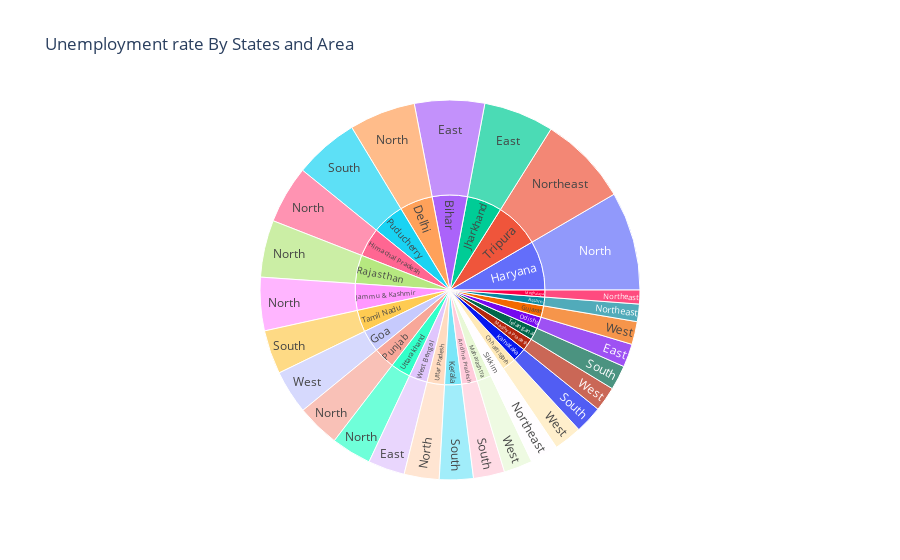

Here is the notebook cell this chart was saved with:
### Markdown cell above
# sunburst visuliazation

### Code cell
plot_2=px.sunburst(spl_2,path=['States','Area'],values='Unemployment Rate',title='Unemployment rate By States and Area')
plot_2.show()

### Figure 1 — Plotly figure (JSON) as saved in the notebook; plotly's stock layout.template omitted (floating-point values rounded to 4 significant figures)
{"data": [{"branchvalues": "total", "domain": {"x": [0, 1], "y": [0, 1]}, "hovertemplate": "labels=%{label}<br>Unemployment Rate=%{value}<br>parent=%{parent}<br>id=%{id}<extra></extra>", "ids": ["Bihar/East", "Jharkhand/East", "Odisha/East", "West Bengal/East", "Delhi/North", "Haryana/North", "Himachal Pradesh/North", "Jammu & Kashmir/North", "Punjab/North", "Rajasthan/North", "Uttar Pradesh/North", "Uttarakhand/North", "Assam/Northeast", "Meghalaya/Northeast", "Sikkim/Northeast", "Tripura/Northeast", "Andhra Pradesh/South", "Karnataka/South", "Kerala/South", "Puducherry/South", "Tamil Nadu/South", "Telangana/South", "Chhattisgarh/West", "Goa/West", "Gujarat/West", "Madhya Pradesh/West", "Maharashtra/West", "Andhra Pradesh", "Assam", "Bihar", "Chhattisgarh", "Delhi", "Goa", "Gujarat", "Haryana", "Himachal Pradesh", "Jammu & Kashmir", "Jharkhand", "Karnataka", "Kerala", "Madhya Pradesh", "Maharashtra", "Meghalaya", "Odisha", "Puducherry", "Punjab", "Rajasthan", "Sikkim", "Tamil Nadu", "Telangana", "Tripura", "Uttar Pradesh", "Uttarakhand", "West Bengal"], "labels": ["East", "East", "East", "East", "North", "North", "North", "North", "North", "North", "North", "North", "Northeast", "Northeast", "Northeast", "Northeast", "South", "South", "South", "South", "South", "South", "West", "West", "West", "West", "West", "Andhra Pradesh", "Assam", "Bihar", "Chhattisgarh", "Delhi", "Goa", "Gujarat", "Haryana", "Himachal Pradesh", "Jammu & Kashmir", "Jharkhand", "Karnataka", "Kerala", "Madhya Pradesh", "Maharashtra", "Meghalaya", "Odisha", "Puducherry", "Punjab", "Rajasthan", "Sikkim", "Tamil Nadu", "Telangana", "Tripura", "Uttar Pradesh", "Uttarakhand", "West Bengal"], "name": "", "parents": ["Bihar", "Jharkhand", "Odisha", "West Bengal", "Delhi", "Haryana", "Himachal Pradesh", "Jammu & Kashmir", "Punjab", "Rajasthan", "Uttar Pradesh", "Uttarakhand", "Assam", "Meghalaya", "Sikkim", "Tripura", "Andhra Pradesh", "Karnataka", "Kerala", "Puducherry", "Tamil Nadu", "Telangana", "Chhattisgarh", "Goa", "Gujarat", "Madhya Pradesh", "Maharashtra", "", "", "", "", "", "", "", "", "", "", "", "", "", "", "", "", "", "", "", "", "", "", "", "", "", "", ""], "type": "sunburst", "values": [194.7, 195.4, 64.62, 101.9, 184.1, 274.8, 160.7, 148.3, 119.8, 158.7, 97.37, 111.6, 48.56, 38.66, 78.34, 250.6, 86.64, 76.68, 94.34, 179.4, 121.9, 68.33, 78.19, 121.7, 63.76, 68.54, 79.79, 86.64, 48.56, 194.7, 78.19, 184.1, 121.7, 63.76, 274.8, 160.7, 148.3, 195.4, 76.68, 94.34, 68.54, 79.79, 38.66, 64.62, 179.4, 119.8, 158.7, 78.34, 121.9, 68.33, 250.6, 97.37, 111.6, 101.9]}], "layout": {"legend": {"tracegroupgap": 0}, "title": {"text": "Unemployment rate By States and Area"}}}
